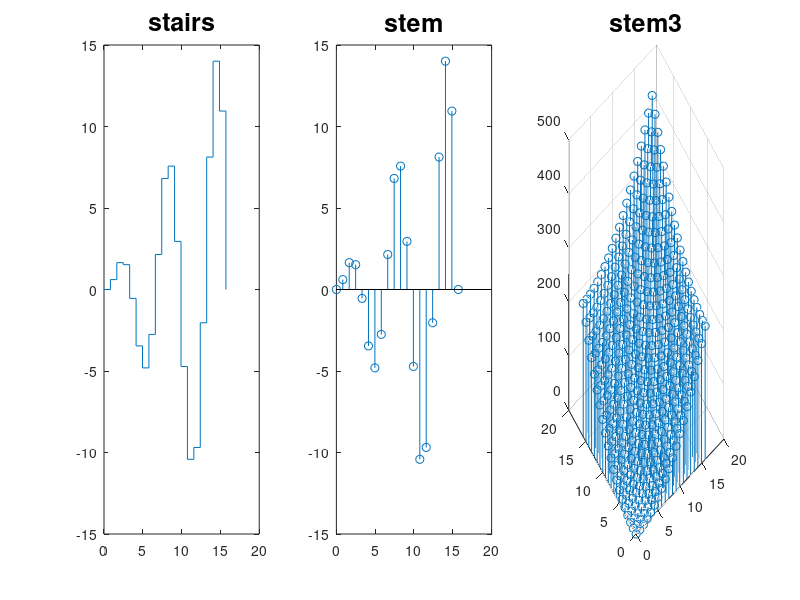

Write the MATLAB code that produced this figure.
x = linspace(0, 5*pi, 20);
y = x.*sin(x);
subplot(1,3,1)
stairs(x,y);
title('\bfstairs', 'fontsize', 18);
subplot(1,3,2)
stem(x,y);
title('\bfstem', 'fontsize', 18);
[xx, yy] = meshgrid(x);
zz = xx.^2+yy.^2;
subplot(1,3,3)
stem3(xx, yy, zz);
title('\bfstem3', 'fontsize', 18);
